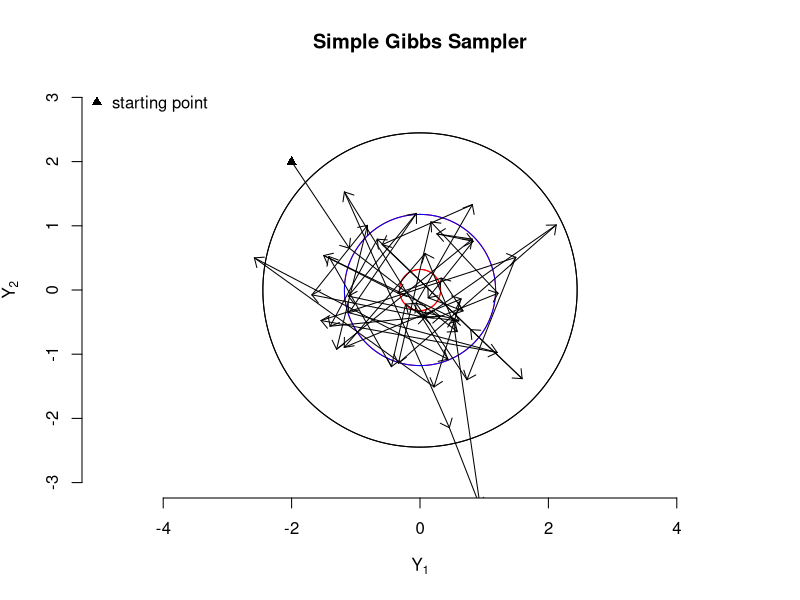

The R source for this figure:
rm(list=ls())
set.seed(20150311)
#install.packages("mixtools")
library(mixtools)

N   <- 50
rho <- 0.0
s   <- 1-rho^2

# plot contours of the bivariate normal:
plot(0:10,type="n",xlim=c(-3,3),ylim=c(-3,3),main="Simple Gibbs Sampler",asp=1,
     xlab=expression(Y[1]),ylab=expression(Y[2]),bty="n")
legend("topleft","starting point",pch=17,bty="n")
res <- ellipse(mu=c(0,0), sigma=matrix(c(1,rho,rho,1),nrow=2,ncol=2), 
               alpha = .05, npoints = 250) 
points(res,type="l")
res <- ellipse(mu=c(0,0), sigma=matrix(c(1,rho,rho,1),nrow=2,ncol=2), 
               alpha = .5, npoints = 250, col="red") 
points(res,type="l",col="blue")

res <- ellipse(mu=c(0,0), sigma=matrix(c(1,rho,rho,1),nrow=2,ncol=2), 
               alpha = .95, npoints = 250, col="red") 
points(res,type="l",col="red")

# store samples:
mat <- matrix(NA,nrow=N,ncol=2)

Y1 <- -2#runif(1,-5,5)
Y2 <- 2 #runif(1,-5,5)
mat[1,] <- c(Y1,Y2) 
points(Y1,Y2,pch=17,lwd=2)
for (i in 2:N){
  Y1 <- rnorm(1,rho*Y2,sqrt(s))
  Y2 <- rnorm(1,rho*Y1,sqrt(s))
  mat[i,1] <- Y1
  mat[i,2] <- Y2
#   arrows(mat[i-1,1],mat[i-1,2],mat[i,1],mat[i-1,2],length=0.1,angle=40)
#   Sys.sleep(.5)
#   arrows(mat[i,1],mat[i-1,2],mat[i,1],mat[i,2],length=0.1,angle=40)
#   Sys.sleep(.5)
  arrows(mat[i-1,1],mat[i-1,2],mat[i,1],mat[i,2],length=0.1,angle=40)
  Sys.sleep(.5)
}
